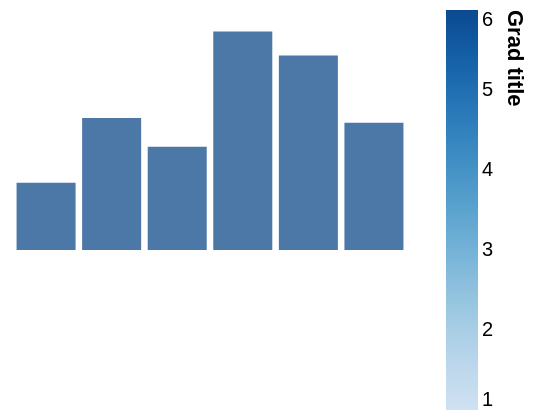

Write the Vega-Lite specification saved for this chart.
### Vega specification from a JSON file in a GitHub repository (floating-point values rounded to 4 significant figures)
{"width": 200, "height": 120, "padding": 5, "data": [{"name": "t", "values": [{"a": "Alpha", "b": 28, "c": "x", "d": 1}, {"a": "Bravo", "b": 55, "c": "y", "d": 2}, {"a": "Charlie", "b": 43, "c": "x", "d": 3}, {"a": "Delta", "b": 91, "c": "z", "d": 4}, {"a": "Echo", "b": 81, "c": "y", "d": 5}, {"a": "Foxtrot", "b": 53, "c": "z", "d": 6}]}], "scales": [{"name": "x", "type": "band", "domain": {"data": "t", "field": "a"}, "range": "width", "padding": 0.1}, {"name": "y", "type": "linear", "domain": {"data": "t", "field": "b"}, "range": "height", "nice": true}, {"name": "color", "type": "ordinal", "domain": {"data": "t", "field": "c"}, "range": {"scheme": "category10"}}, {"name": "ramp", "type": "linear", "domain": {"data": "t", "field": "d"}, "range": {"scheme": "blues"}}, {"name": "size", "type": "linear", "domain": {"data": "t", "field": "b"}, "range": [10, 200]}, {"name": "shape", "type": "ordinal", "domain": {"data": "t", "field": "c"}, "range": "symbol"}, {"name": "quant", "type": "quantize", "domain": [0, 100], "range": {"scheme": "greens", "count": 4}}], "marks": [{"type": "rect", "from": {"data": "t"}, "encode": {"enter": {"x": {"scale": "x", "field": "a"}, "width": {"scale": "x", "band": 1}, "y": {"scale": "y", "field": "b"}, "y2": {"scale": "y", "value": 0}}}}], "legends": [{"fill": "ramp", "type": "gradient", "title": "Grad title", "titleOrient": "right", "titleAnchor": "end", "orient": "right"}]}
